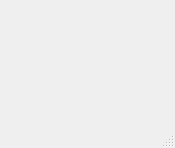
<?xml version="1.0" encoding="UTF-8"?>
<ui version="4.0">
 <class>MainWindow</class>
 <widget class="QMainWindow" name="MainWindow">
  <property name="geometry">
   <rect>
    <x>0</x>
    <y>0</y>
    <width>175</width>
    <height>148</height>
   </rect>
  </property>
  <property name="windowTitle">
   <string>MainWindow</string>
  </property>
  <widget class="QWidget" name="centralwidget"/>
  <widget class="QMenuBar" name="menubar">
   <property name="geometry">
    <rect>
     <x>0</x>
     <y>0</y>
     <width>175</width>
     <height>22</height>
    </rect>
   </property>
  </widget>
  <widget class="QStatusBar" name="statusbar"/>
 </widget>
 <resources/>
 <connections/>
</ui>
